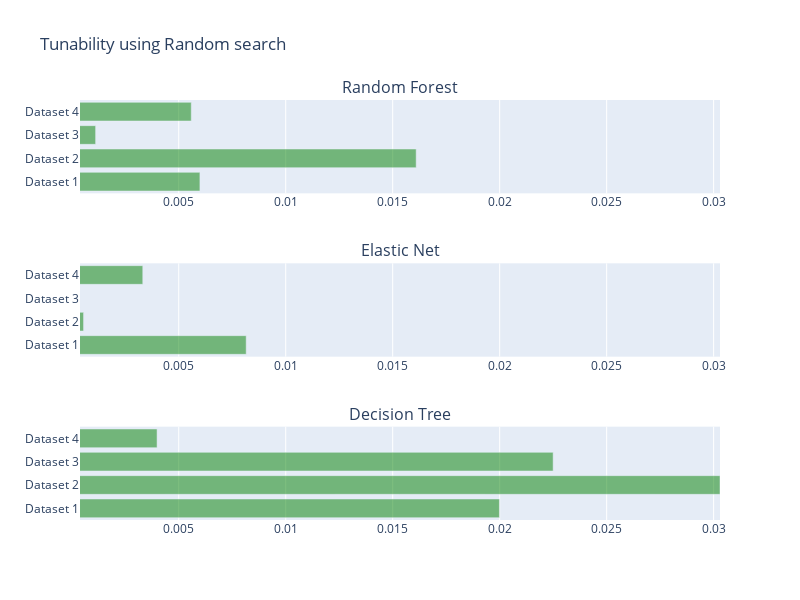
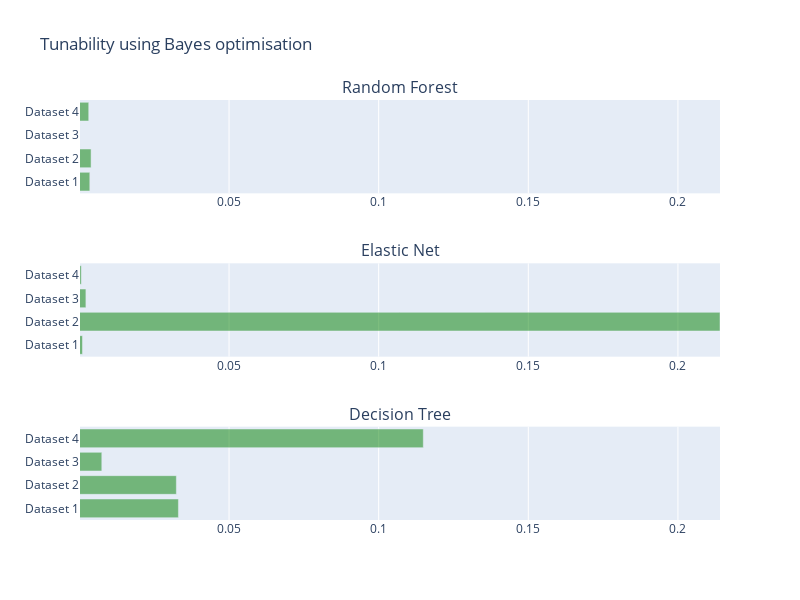

The notebook cell these images were saved under, in order:
### Markdown cell above
### Tunability

### Code cell
#plot tunabilities for each parameter tunning method
# tunability_plot(rs_alg_tunability,"Tunability using Random Search")
tunability_plot(rs_alg_tunability,"Tunability using Random search")
print('-------------------------------------------------------------------------------------------------------')
tunability_plot(bo_alg_tunability,"Tunability using Bayes optimisation")

### Figure 1 — Plotly figure (JSON) as saved in the notebook; plotly's stock layout.template omitted (floating-point values rounded to 4 significant figures)
{"data": [{"alignmentgroup": "True", "hovertemplate": "value=%{x}<br>dataset=%{y}<extra></extra>", "legendgroup": "", "marker": {"color": ["rgba(0, 128, 0, 0.5)", "rgba(0, 128, 0, 0.5)", "rgba(0, 128, 0, 0.5)", "rgba(0, 128, 0, 0.5)"], "pattern": {"shape": ""}}, "name": "", "offsetgroup": "", "orientation": "h", "showlegend": false, "textposition": "auto", "type": "bar", "x": [0.005991, 0.0161, 0.001116, 0.005585], "xaxis": "x", "y": ["Dataset 1", "Dataset 2", "Dataset 3", "Dataset 4"], "yaxis": "y"}, {"alignmentgroup": "True", "hovertemplate": "value=%{x}<br>dataset=%{y}<extra></extra>", "legendgroup": "", "marker": {"color": ["rgba(0, 128, 0, 0.5)", "rgba(0, 128, 0, 0.5)", "rgba(0, 128, 0, 0.5)", "rgba(0, 128, 0, 0.5)"], "pattern": {"shape": ""}}, "name": "", "offsetgroup": "", "orientation": "h", "showlegend": false, "textposition": "auto", "type": "bar", "x": [0.008152, 0.0005524, 0.000386, 0.00332], "xaxis": "x2", "y": ["Dataset 1", "Dataset 2", "Dataset 3", "Dataset 4"], "yaxis": "y2"}, {"alignmentgroup": "True", "hovertemplate": "value=%{x}<br>dataset=%{y}<extra></extra>", "legendgroup": "", "marker": {"color": ["rgba(0, 128, 0, 0.5)", "rgba(0, 128, 0, 0.5)", "rgba(0, 128, 0, 0.5)", "rgba(0, 128, 0, 0.5)"], "pattern": {"shape": ""}}, "name": "", "offsetgroup": "", "orientation": "h", "showlegend": false, "textposition": "auto", "type": "bar", "x": [0.01999, 0.0303, 0.0225, 0.003987], "xaxis": "x3", "y": ["Dataset 1", "Dataset 2", "Dataset 3", "Dataset 4"], "yaxis": "y3"}], "layout": {"annotations": [{"font": {"size": 16}, "showarrow": false, "text": "Random Forest", "x": 0.5, "xanchor": "center", "xref": "paper", "y": 1, "yanchor": "bottom", "yref": "paper"}, {"font": {"size": 16}, "showarrow": false, "text": "Elastic Net", "x": 0.5, "xanchor": "center", "xref": "paper", "y": 0.6111, "yanchor": "bottom", "yref": "paper"}, {"font": {"size": 16}, "showarrow": false, "text": "Decision Tree", "x": 0.5, "xanchor": "center", "xref": "paper", "y": 0.2222, "yanchor": "bottom", "yref": "paper"}], "height": 600, "showlegend": false, "title": {"text": "Tunability using Random search"}, "width": 800, "xaxis": {"anchor": "y", "domain": [0, 1], "range": [0.000386, 0.0303]}, "xaxis2": {"anchor": "y2", "domain": [0, 1], "range": [0.000386, 0.0303]}, "xaxis3": {"anchor": "y3", "domain": [0, 1], "range": [0.000386, 0.0303]}, "yaxis": {"anchor": "x", "domain": [0.7778, 1]}, "yaxis2": {"anchor": "x2", "domain": [0.3889, 0.6111]}, "yaxis3": {"anchor": "x3", "domain": [0, 0.2222]}}}

### Figure 2 — Plotly figure (JSON) as saved in the notebook; plotly's stock layout.template omitted (floating-point values rounded to 4 significant figures)
{"data": [{"alignmentgroup": "True", "hovertemplate": "value=%{x}<br>dataset=%{y}<extra></extra>", "legendgroup": "", "marker": {"color": ["rgba(0, 128, 0, 0.5)", "rgba(0, 128, 0, 0.5)", "rgba(0, 128, 0, 0.5)", "rgba(0, 128, 0, 0.5)"], "pattern": {"shape": ""}}, "name": "", "offsetgroup": "", "orientation": "h", "showlegend": false, "textposition": "auto", "type": "bar", "x": [0.003462, 0.003889, 0.0001865, 0.003103], "xaxis": "x", "y": ["Dataset 1", "Dataset 2", "Dataset 3", "Dataset 4"], "yaxis": "y"}, {"alignmentgroup": "True", "hovertemplate": "value=%{x}<br>dataset=%{y}<extra></extra>", "legendgroup": "", "marker": {"color": ["rgba(0, 128, 0, 0.5)", "rgba(0, 128, 0, 0.5)", "rgba(0, 128, 0, 0.5)", "rgba(0, 128, 0, 0.5)"], "pattern": {"shape": ""}}, "name": "", "offsetgroup": "", "orientation": "h", "showlegend": false, "textposition": "auto", "type": "bar", "x": [0.001022, 0.2141, 0.002157, 0.0006115], "xaxis": "x2", "y": ["Dataset 1", "Dataset 2", "Dataset 3", "Dataset 4"], "yaxis": "y2"}, {"alignmentgroup": "True", "hovertemplate": "value=%{x}<br>dataset=%{y}<extra></extra>", "legendgroup": "", "marker": {"color": ["rgba(0, 128, 0, 0.5)", "rgba(0, 128, 0, 0.5)", "rgba(0, 128, 0, 0.5)", "rgba(0, 128, 0, 0.5)"], "pattern": {"shape": ""}}, "name": "", "offsetgroup": "", "orientation": "h", "showlegend": false, "textposition": "auto", "type": "bar", "x": [0.03308, 0.03239, 0.00747, 0.1149], "xaxis": "x3", "y": ["Dataset 1", "Dataset 2", "Dataset 3", "Dataset 4"], "yaxis": "y3"}], "layout": {"annotations": [{"font": {"size": 16}, "showarrow": false, "text": "Random Forest", "x": 0.5, "xanchor": "center", "xref": "paper", "y": 1, "yanchor": "bottom", "yref": "paper"}, {"font": {"size": 16}, "showarrow": false, "text": "Elastic Net", "x": 0.5, "xanchor": "center", "xref": "paper", "y": 0.6111, "yanchor": "bottom", "yref": "paper"}, {"font": {"size": 16}, "showarrow": false, "text": "Decision Tree", "x": 0.5, "xanchor": "center", "xref": "paper", "y": 0.2222, "yanchor": "bottom", "yref": "paper"}], "height": 600, "showlegend": false, "title": {"text": "Tunability using Bayes optimisation"}, "width": 800, "xaxis": {"anchor": "y", "domain": [0, 1], "range": [0.0001865, 0.2141]}, "xaxis2": {"anchor": "y2", "domain": [0, 1], "range": [0.0001865, 0.2141]}, "xaxis3": {"anchor": "y3", "domain": [0, 1], "range": [0.0001865, 0.2141]}, "yaxis": {"anchor": "x", "domain": [0.7778, 1]}, "yaxis2": {"anchor": "x2", "domain": [0.3889, 0.6111]}, "yaxis3": {"anchor": "x3", "domain": [0, 0.2222]}}}
